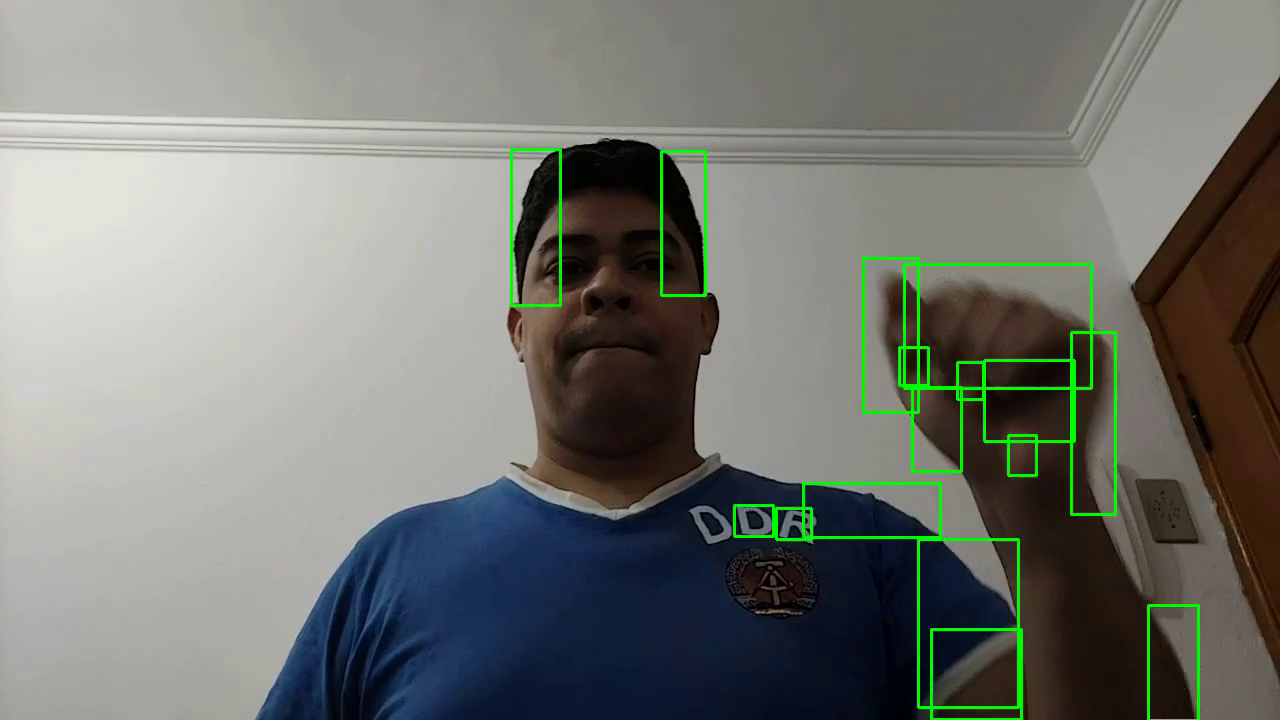
#> input picture frame 14 of assets/relatorio_5/videos/ex1b_chico-lento.mp4, 1280 x 720 px, given in place of the camera
$ python ex2c.py
#> lines starting #> are read from the running program, lines starting #| are printed output that depends on the picture; after the words box and inside, x2 and y2 are one past the last pixel; in counts of white or black regions, pixels touching at a corner belong together
import cv2

cap = cv2.VideoCapture(0)

width = cap.get(cv2.CAP_PROP_FRAME_WIDTH)   # float
# Get current height of frame
height = cap.get(cv2.CAP_PROP_FRAME_HEIGHT) # float
# Define Video Frame Rate in fps
fps = 15
fourcc = cv2.VideoWriter_fourcc(*'XVID')
out = cv2.VideoWriter('retangle.avi', fourcc, fps, (int(width),int(height)) )
out2 = cv2.VideoWriter('limpo.avi', fourcc, fps, (int(width),int(height)) )
out3 = cv2.VideoWriter('mascara.avi', fourcc, fps, (int(width),int(height)) )


#mog = cv2.createBackgroundSubtractorMOG2()
mog = cv2.createBackgroundSubtractorKNN()

while True:
    ret, frame = cap.read()
#> frame is the input picture: shape (720, 1280, 3); mean B, G, R 113.1, 118.4, 116.5
    gray = cv2.cvtColor(frame, cv2.COLOR_BGR2GRAY)
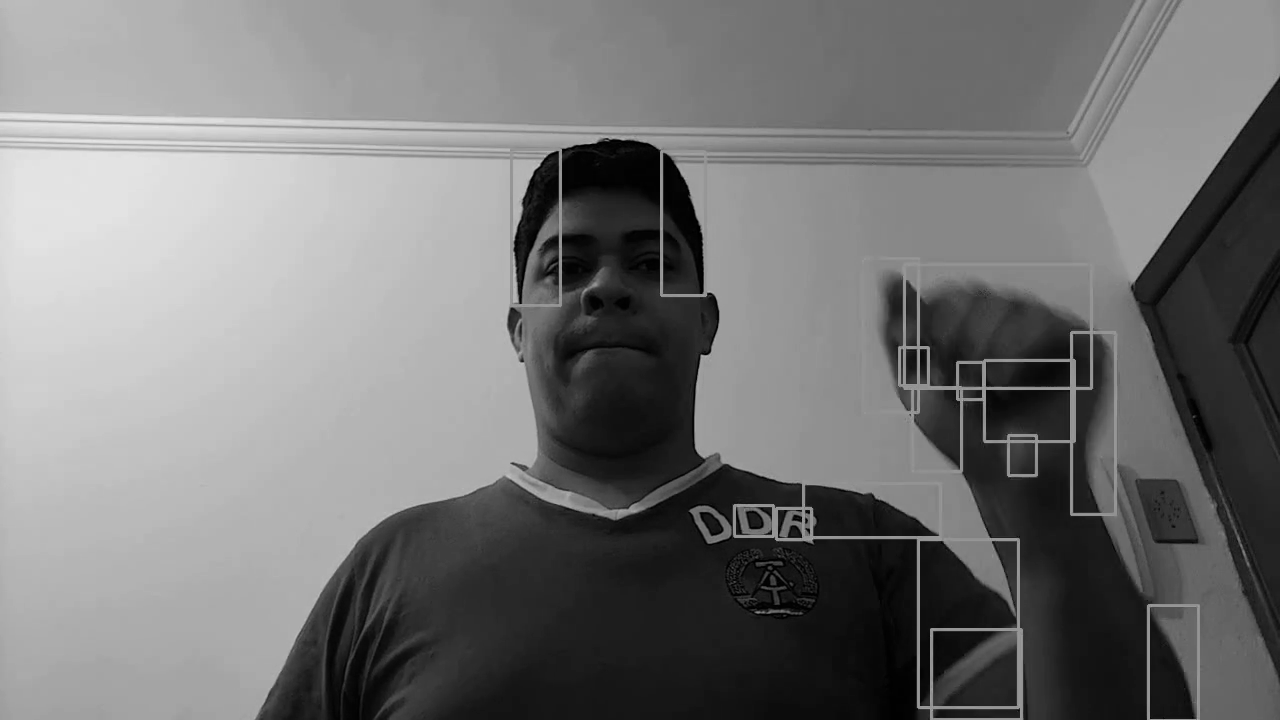
#> gray: shape (720, 1280); min 0, max 233, mean 117.2
    frame_clear = frame

    fgmask = mog.apply(gray)
#> fgmask: shape (720, 1280); every value is 255

    kernel = cv2.getStructuringElement(cv2.MORPH_ELLIPSE, (5, 5))
    fgmask = cv2.erode(fgmask, kernel, iterations=1)
    fgmask = cv2.dilate(fgmask, kernel, iterations=1)

    contours, hierarchy = cv2.findContours(fgmask, cv2.RETR_EXTERNAL, cv2.CHAIN_APPROX_SIMPLE)
#> contours = [[[0, 0], [0, 719], [1279, 719], [1279, 0]]]

    for contour in contours:
        # Ignore small contours
        if cv2.contourArea(contour) < 1000:
            continue

        # Draw bounding box around contour
        x, y, w, h = cv2.boundingRect(contour)
        cv2.rectangle(frame, (x, y), (x+w, y+h), (0, 255, 0), 2)
#> this loop made 1 pass
#> (contour, x, y, w, h) on pass 1: ([[0, 0], [0, 719], [1279, 719], [1279, 0]], 0, 0, 1280, 720)
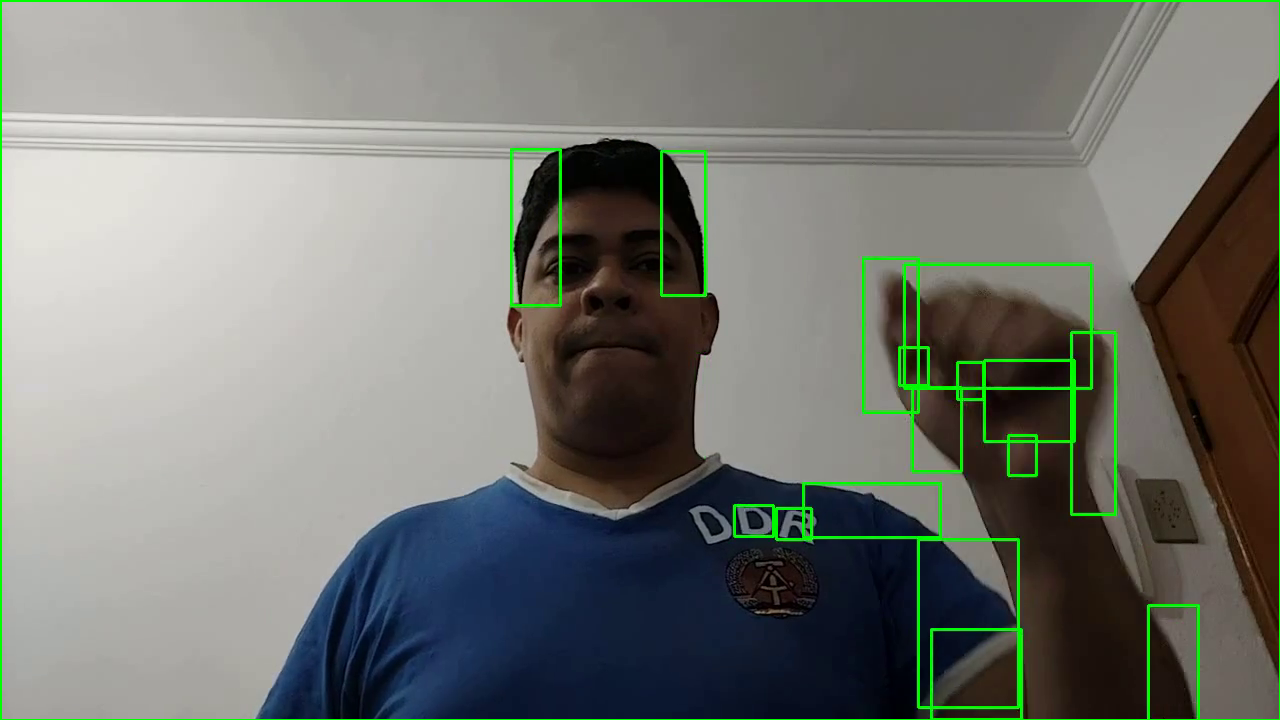
#> frame: shape (720, 1280, 3); 0.65% of pixels changed, all inside (x1, y1, x2, y2) = (0, 0, 1280, 720)


    #out.write(frame)

    frame = cv2.flip(frame,1)
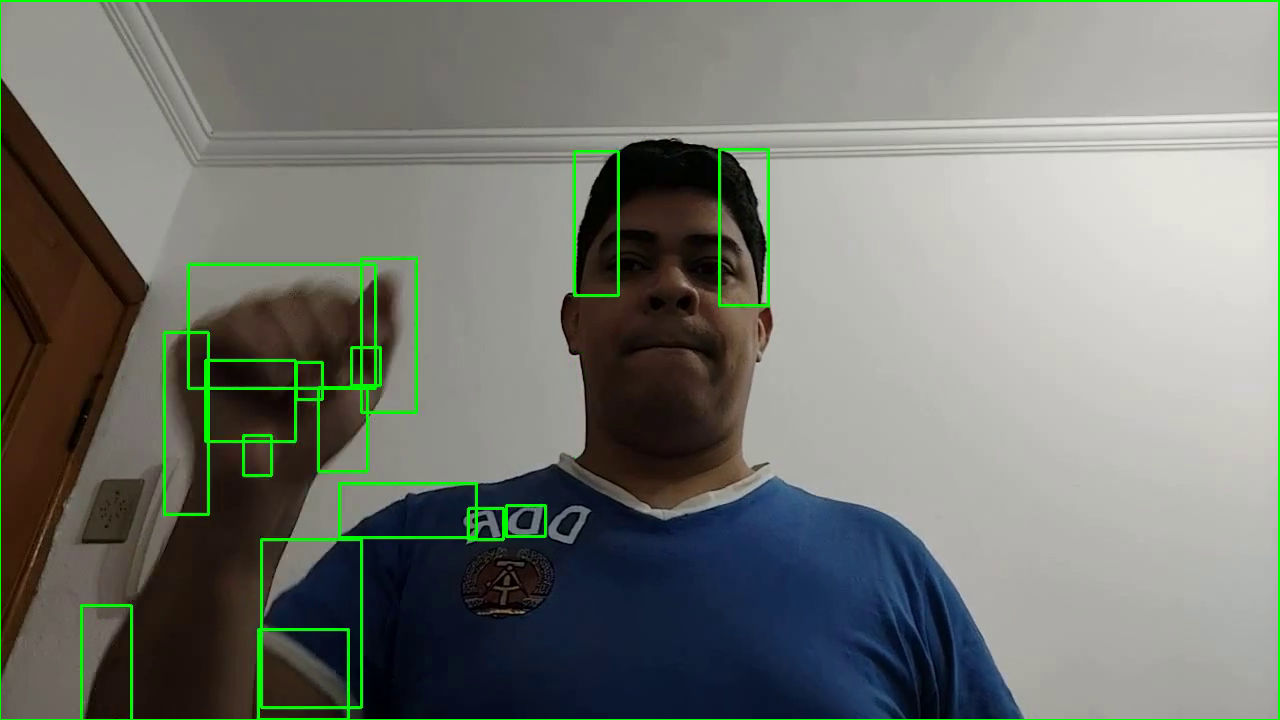
#> frame: shape (720, 1280, 3); mean B, G, R 112.3, 119.2, 115.7
    cv2.imshow('Motion Detection', frame)
    out.write(frame)
    out2.write(fgmask)
    out3.write(frame_clear)
    if cv2.waitKey(1) == ord('q'):
#> (key q is pressed here)
        break

cap.release()
cv2.destroyAllWindows()

$ run again, starting later in the video
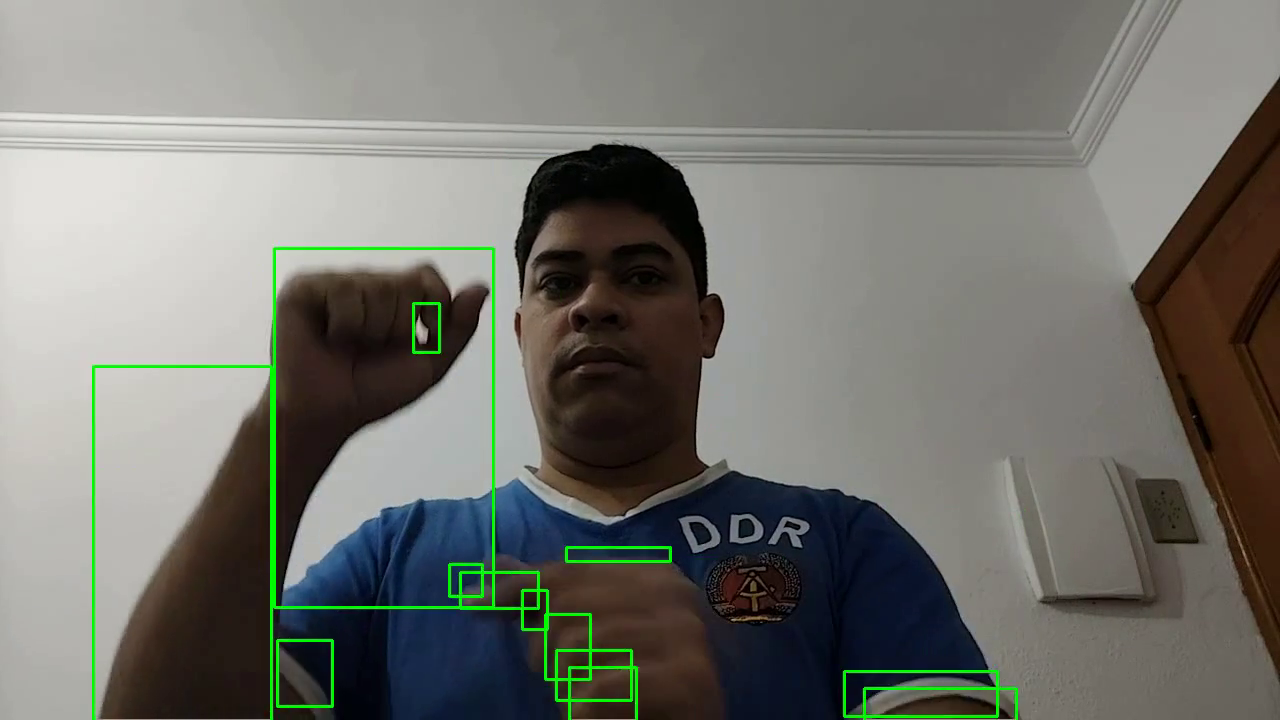
#> input picture frame 66 of assets/relatorio_5/videos/ex1b_chico-lento.mp4, 1280 x 720 px, given in place of the camera
#> frame is the input picture: shape (720, 1280, 3); mean B, G, R 109, 115.5, 114.8
#> `gray = cv2.cvtColor(frame, cv2.COLOR_BGR2GRAY)`:
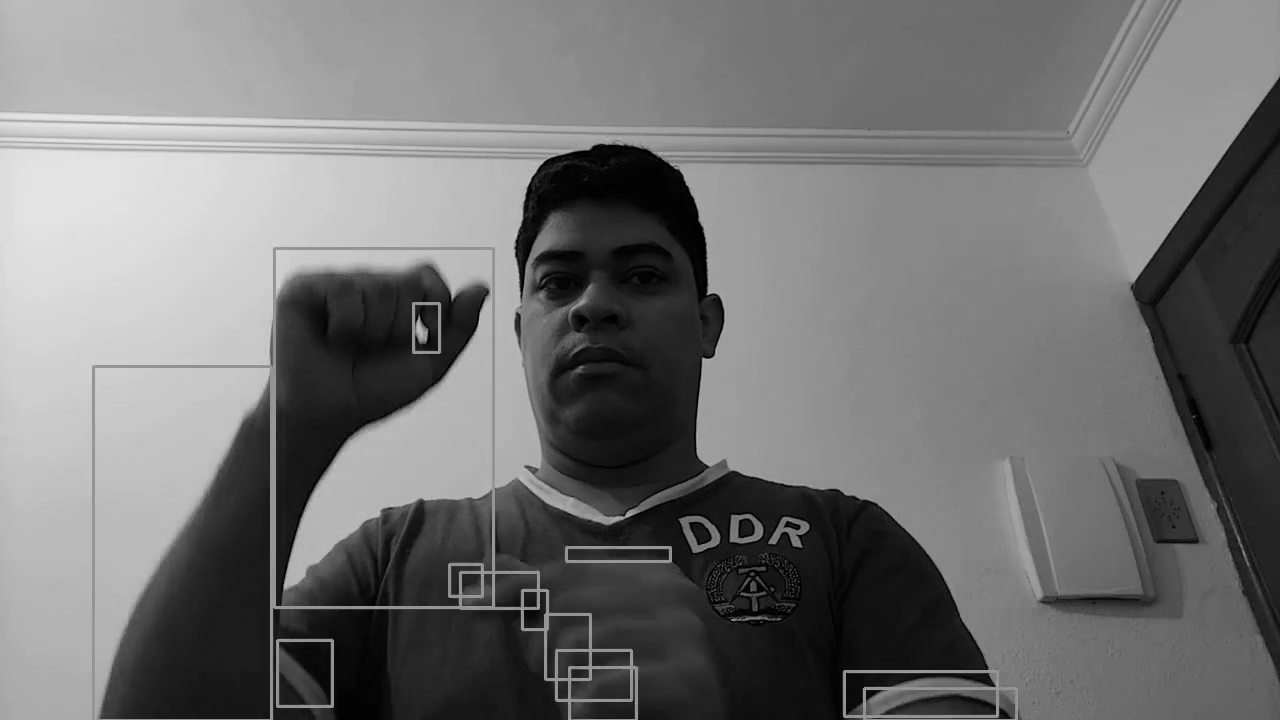
#> gray: shape (720, 1280); min 0, max 233, mean 114.4
#> fgmask: shape (720, 1280); every value is 255
#> contours = [[[0, 0], [0, 719], [1279, 719], [1279, 0]]]
#> the loop `for contour in contours:` made 1 pass
#> (contour, x, y, w, h) on pass 1: ([[0, 0], [0, 719], [1279, 719], [1279, 0]], 0, 0, 1280, 720)
#> `frame = cv2.flip(frame,1)`:
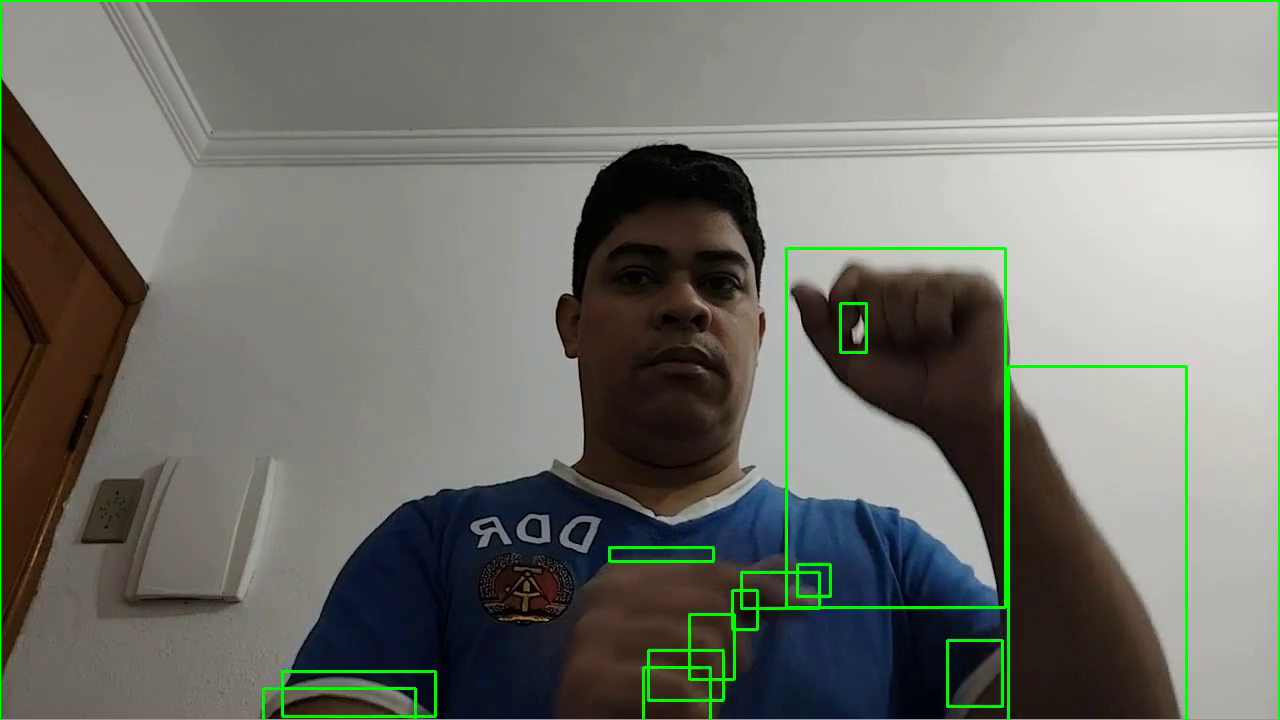
#> frame: shape (720, 1280, 3); mean B, G, R 108.2, 116.3, 114

$ run again, starting later in the video
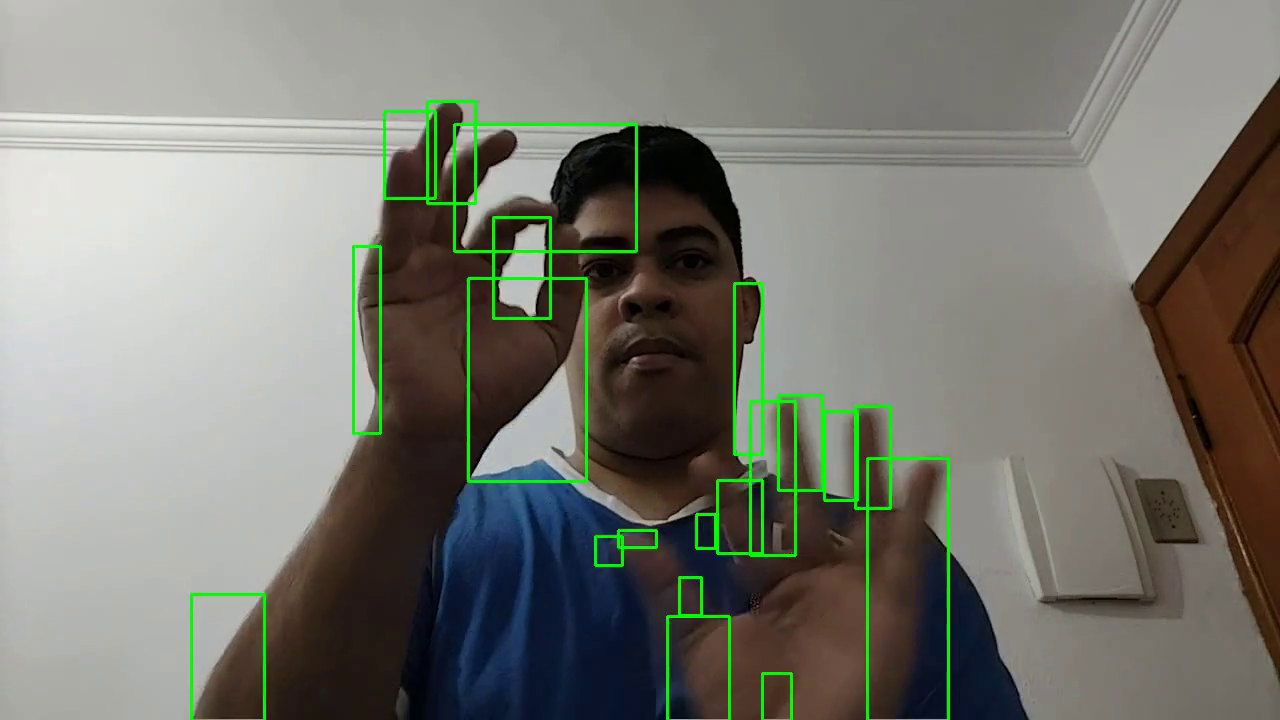
#> input picture frame 118 of assets/relatorio_5/videos/ex1b_chico-lento.mp4, 1280 x 720 px, given in place of the camera
#> frame is the input picture: shape (720, 1280, 3); mean B, G, R 112.5, 121, 120.6
#> `gray = cv2.cvtColor(frame, cv2.COLOR_BGR2GRAY)`:
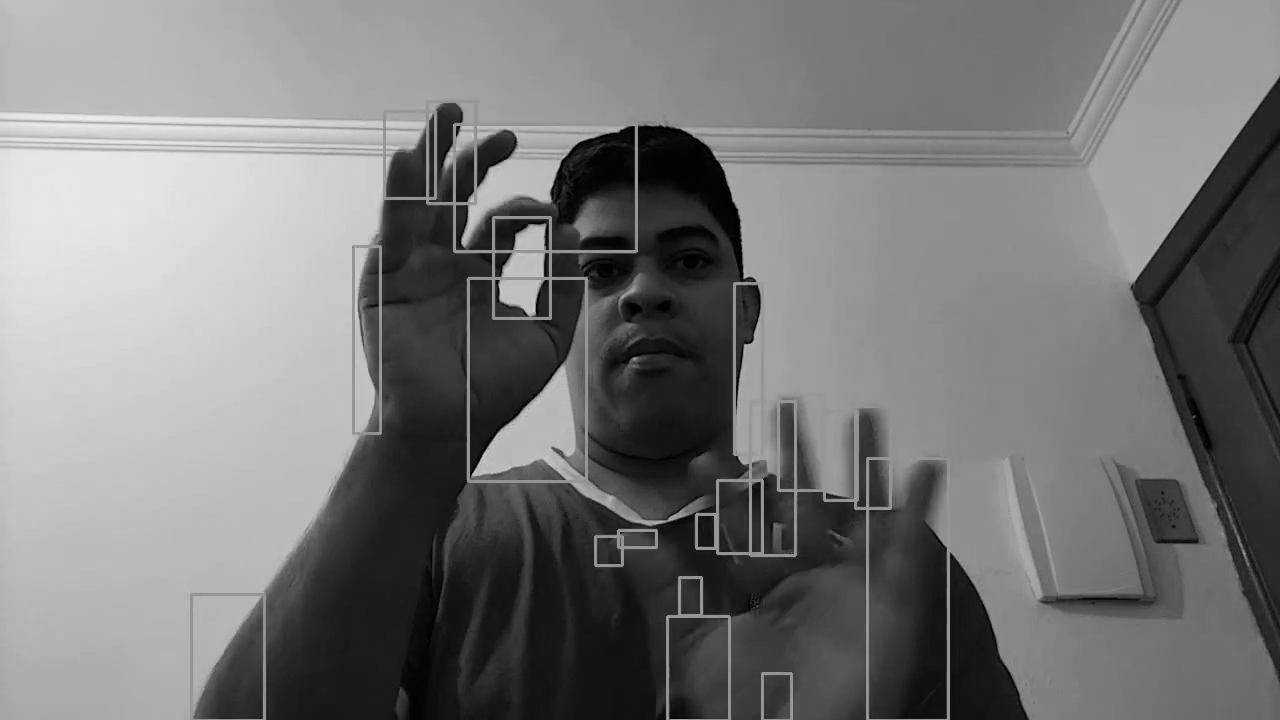
#> gray: shape (720, 1280); min 0, max 237, mean 119.8
#> fgmask: shape (720, 1280); every value is 255
#> contours = [[[0, 0], [0, 719], [1279, 719], [1279, 0]]]
#> the loop `for contour in contours:` made 1 pass
#> (contour, x, y, w, h) on pass 1: ([[0, 0], [0, 719], [1279, 719], [1279, 0]], 0, 0, 1280, 720)
#> `frame = cv2.flip(frame,1)`:
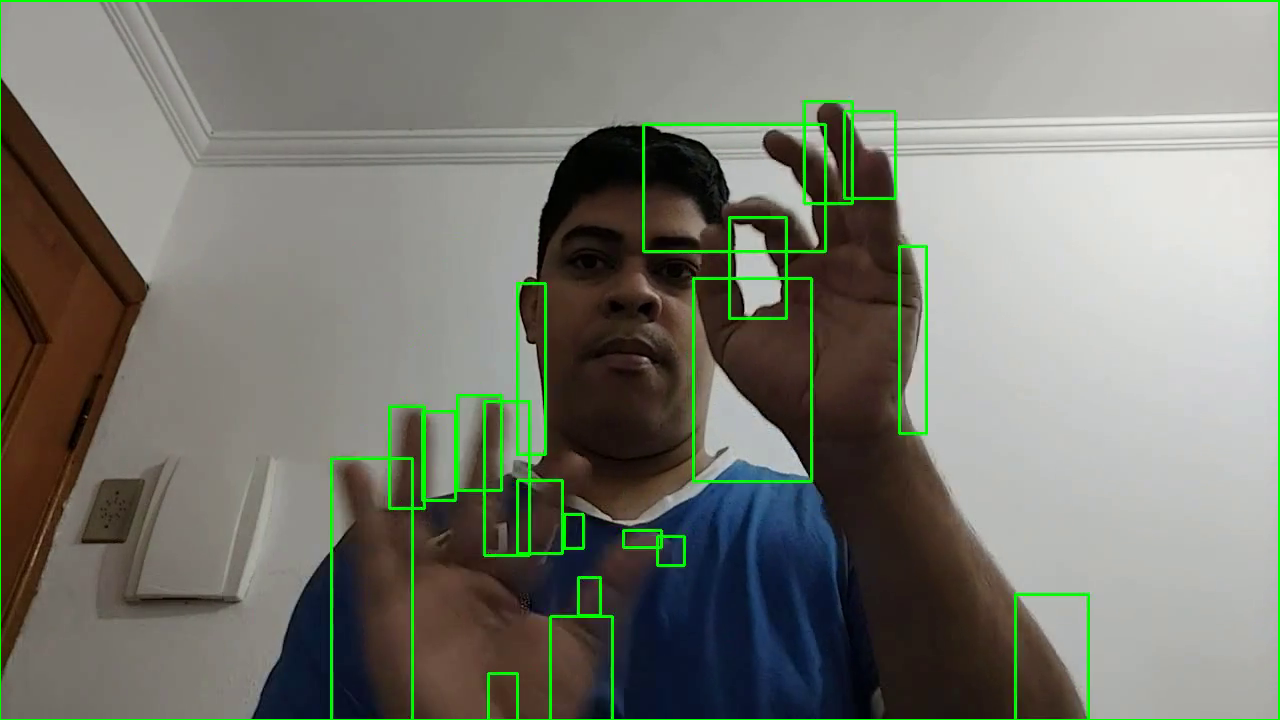
#> frame: shape (720, 1280, 3); mean B, G, R 111.7, 121.8, 119.7
